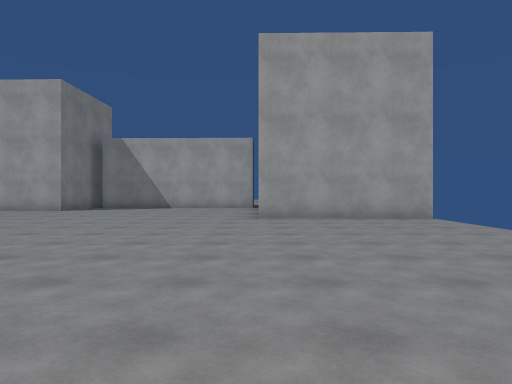
[1] (above)

17 first-person views from a walk through a 3-D level made in the Unity game engine. The camera is 1.3 m above the floor, looks level and sees 70° across. The floor is counted in squares, 2 m on a side. Each view is taken from the middle of a square. On the plan, view 1 faces up. The plan holds only what a view shows up to about 11 squares ahead; the rest is blank. The place goes on beyond the plan. Surface patterns are stand-ins for the level's own textures.

[2]
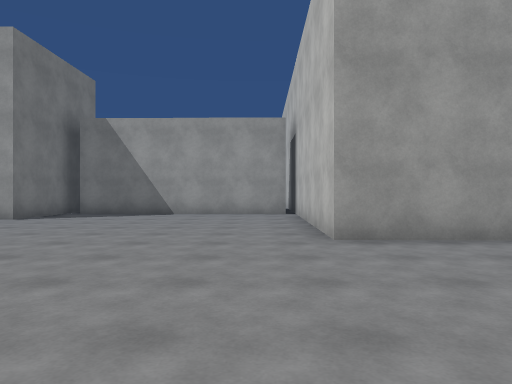

[3]
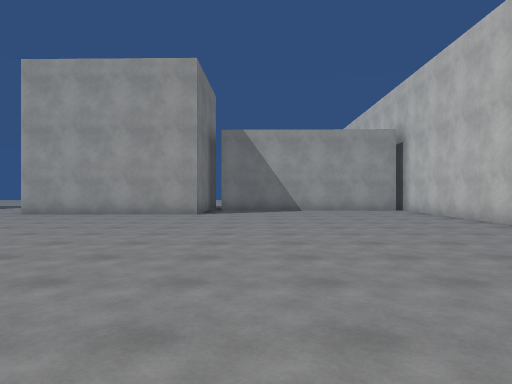

[4]
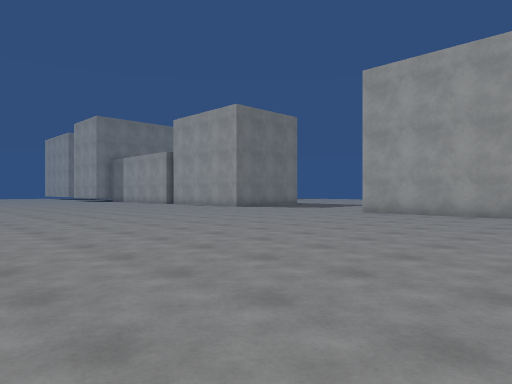

[5]
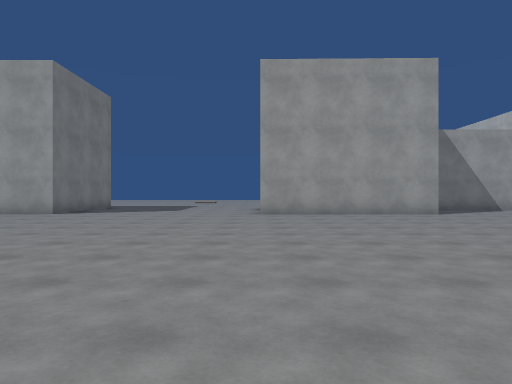

[6]
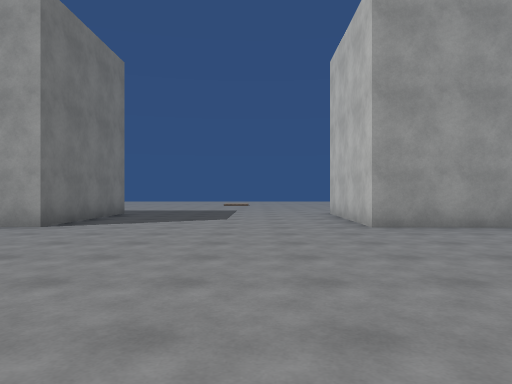

[7]
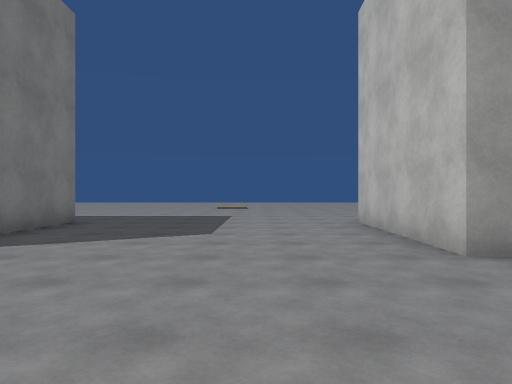

[8]
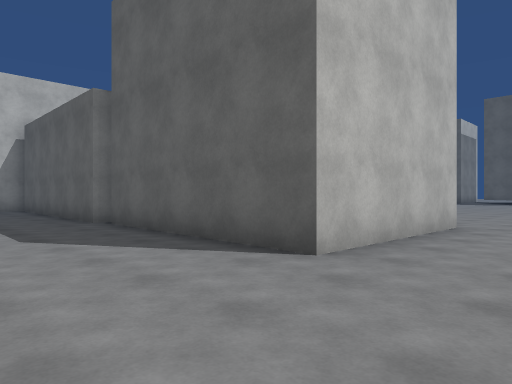

[9]
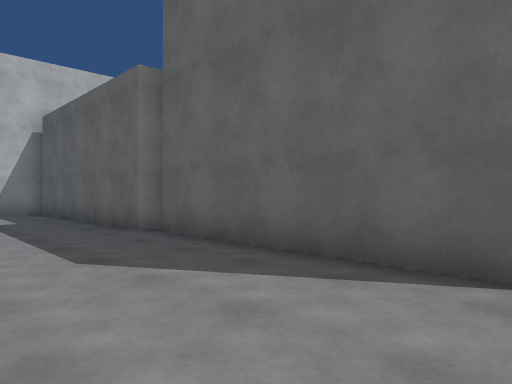

[10]
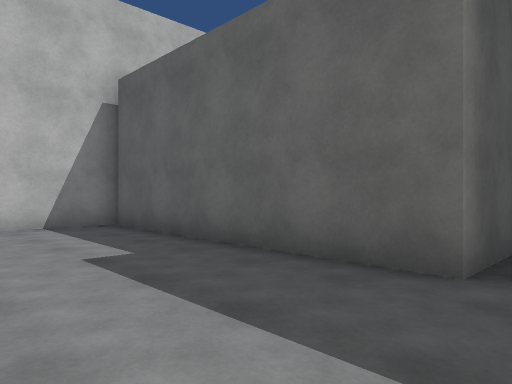

[11]
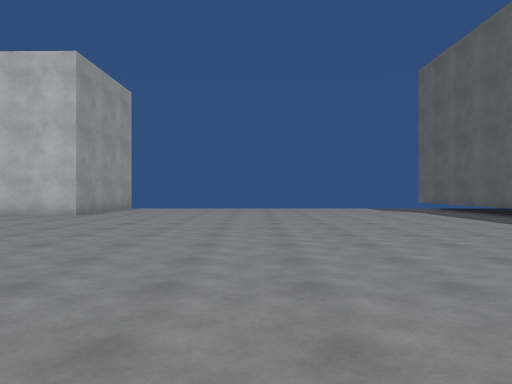

[12]
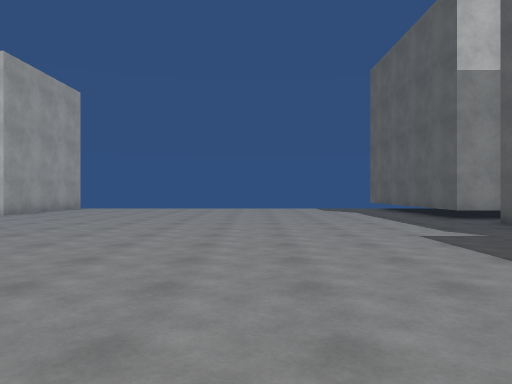

[13]
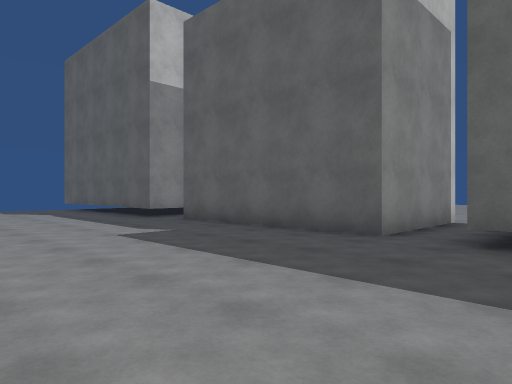

[14]
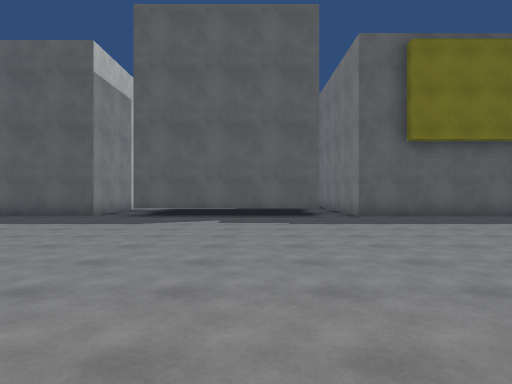

[15]
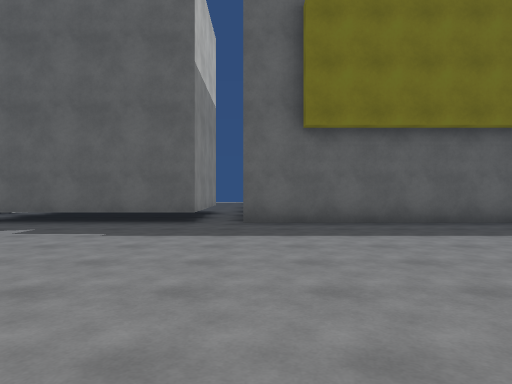

[16]
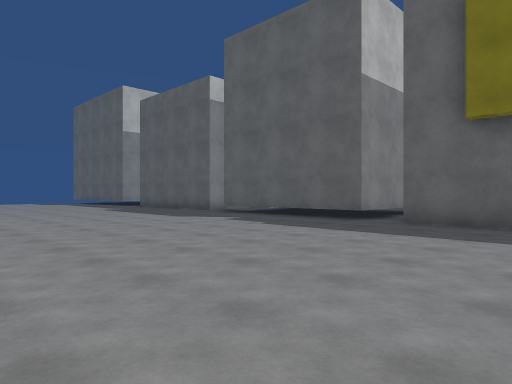

[17]
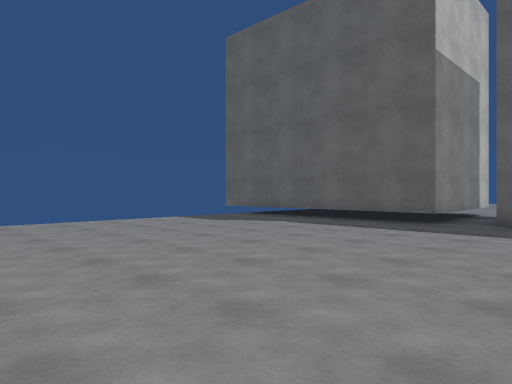

### Floor plan
Points are (right, up) in squares from view 1. A wall is a line through its corners. A room is listed if a view was taken in it or the views show most of it. See-through windows are left out.
Room 1 (views 1, 2, 3, 4, 5, 6, 7, 8, 9, 10, 11, 12, 13, 14, 15, 16, 17)
walls: (-6.7, 15) (-6.7, 12.6) (-11.9, 12.7) (-11.8, 16.9) (-6.6, 16.8); (-6.2, 15.5) (-6.2, 17) (-0.1, 16.9); (-0.1, 14.7) (-6.2, 14.8); (4.4, 8.9) (0.1, 9) (0.2, 14.7); (0.2, 16.6) (0.3, 18.7); (-7.5, -6.7) (-7.5, -3.2) (-2.3, -3.1); (-17.9, 17.1) (-18, 12.8) (-18.5, 12.8); (-13.7, -6.1) (-13.7, -2.8) (-8.7, -2.8); (-18.5, -2.8) (-14.7, -2.8) (-14.7, -4); (-1.3, -7) (-1.4, -2.8) (3.8, -2.7)
ways out: opening at (-8, -7)

Where each view was taken, in squares from view 1:
view 1: 0 up, 0 right, facing up
view 2: 4 up, 1 left, facing up
view 3: 2 up, 5 left, facing up
view 4: 2 up, 6 left, facing up-left
view 5: 2 up, 12 left, facing up
view 6: 6 up, 14 left, facing up
view 7: 9 up, 14 left, facing up
view 8: 20 up, 14 left, facing down-right
view 9: 20 up, 12 left, facing down-right
view 10: 20 up, 7 left, facing down-right
view 11: 4 up, 10 left, facing right
view 12: 2 up, 10 left, facing right
view 13: 2 up, 10 left, facing down-right
view 14: 7 up, 12 left, facing down
view 15: 5 up, 15 left, facing down
view 16: 5 up, 18 left, facing down-right
view 17: 5 up, 4 left, facing down-right
